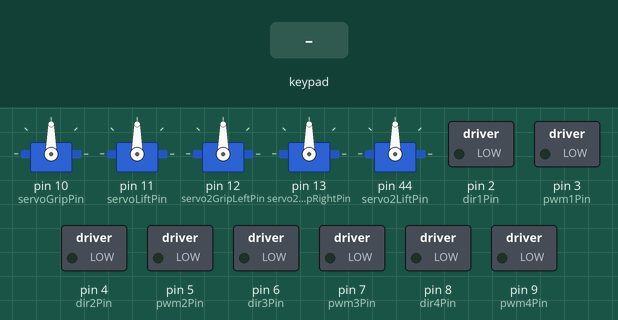
Simulated run of this sketch. Board: Arduino Mega 2560, built with avr-gcc and run on an emulated ATmega2560. On the bench: 5 × servo, switched loads named in the sketch (green lamp = pin HIGH). The test bench sets the inputs (shaded band). What the sketch prints to the serial monitor is not drawn.

Above: at 1.2 s.
1.3 s: key 'U' pressed
At 1.5 s:
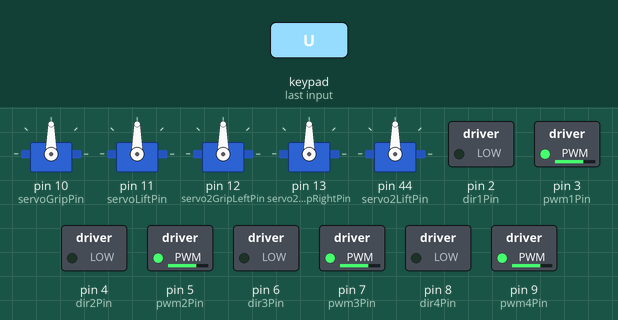
3.2 s: key 'D' pressed
At 3.4 s:
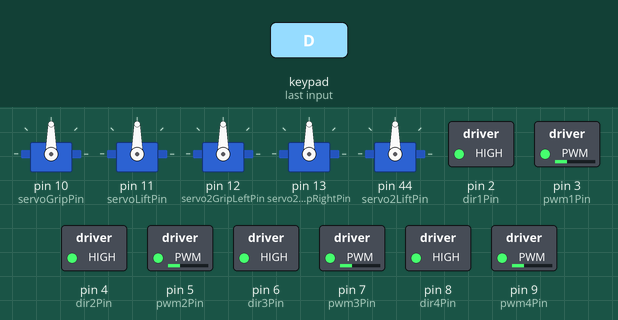
5.1 s: key 'L' pressed
At 5.3 s:
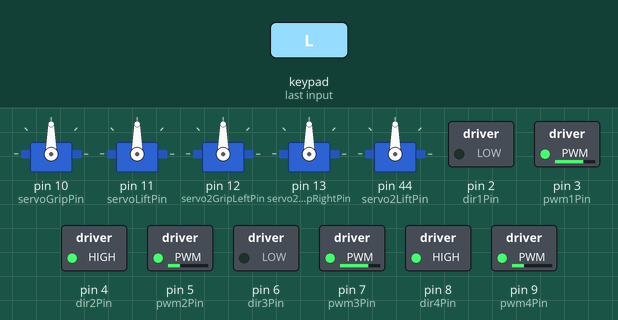
7.0 s: key 'R' pressed
At 7.2 s:
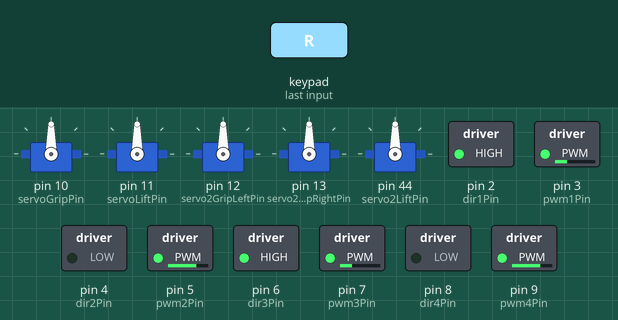
8.9 s: key 'X' pressed
At 10.0 s:
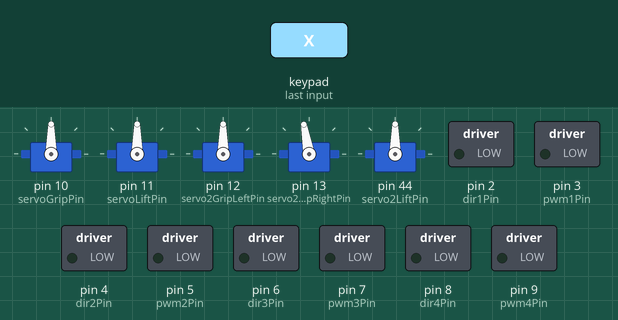
10.4 s: key 'O' pressed
At 11.2 s:
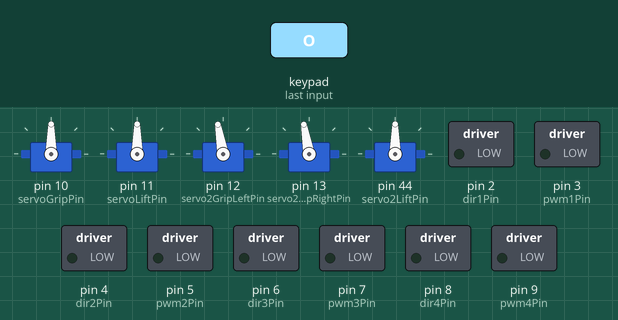
Timing chart, 0 to 12.9 s (numbered marks = the images above; inputs shaded):
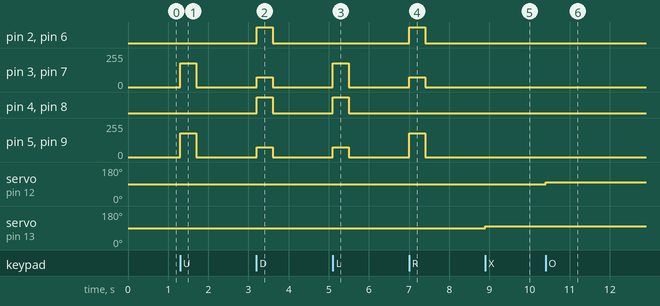

The sketch:

manual_robot_code.ino
```cpp
//Project : Manual Robot Baronas 2024
//Board   : Arduino Mega
//Author  : Helda Pratama

#include "hardware.h"
#include "motor.h"

void setup() {
  hardwareInit();
}

void loop() {
  ps2x.read_gamepad(false, vibrate);
  readAnalogStick();

  //Motor Drive
  if (key_r1) {
    if (key_r2) runningSpeed = 200;
    else runningSpeed = 180;
  } else if (key_r2) runningSpeed = 250;
  else runningSpeed = 180;

  if (key_up || analog.ly > 30) vx = runningSpeed;
  else if (key_down || analog.ly < -30) vx = -runningSpeed;
  else vx = 0;

  if (key_right || analog.lx < -30) vy = runningSpeed;
  else if (key_left || analog.lx > 30) vy = -runningSpeed;
  else vy = 0;

  if (analog.rx < -30) vphi = runningSpeed;
  else if (analog.rx > 30) vphi = -runningSpeed;
  else vphi = 0;

  omniDrive(vx, vy, vphi);

  //Servo Drive
  if (key_triangle) {
    if (gripKubus) {
      servoGrip.write(160);
      gripKubus = false;
      delay(10);
    } else {
      servoGrip.write(60);
      gripKubus = true;
      delay(10);
    }
  }

  if (key_square) {
    if (liftBola) {
      servo2Lift.write(60);  //turun
      liftBola = false;
      delay(10);
    } else {
      servo2Lift.write(150);  //naik
      liftBola = true;
      delay(10);
    }
  }

  if (key_circle) {
    if (gripBola1) {
      servo2GripLeft.write(30);  //buka
      gripBola1 = false;
      delay(30);
    } else {
      servo2GripLeft.write(100);  //tutup
      gripBola1 = true;
      delay(30);
    }
  }

  if (key_cross) {
    if (gripBola2) {
      servo2GripRight.write(30);  //buka
      gripBola2 = false;
      delay(10);
    } else {
      servo2GripRight.write(100);  //tutup
      gripBola2 = true;
      delay(10);
    }
  }

  if (key_l1) {
    jumlahTekanL1++;
    if (jumlahTekanL1 == 1) {
      servoLift.write(90);
      delay(10);
    } else if (jumlahTekanL1 == 2) {
      servoLift.write(160);
      delay(10);

      jumlahTekanL1 = 0;
    }
  }

  if (key_l2) {
    servoLift.write(50);
    delay(10);
  }

}
```

hardware.h
```cpp
/*Hardware Pinout

  Stik PS
  data    14
  cmd     15
  clk     16
  att     17

  Motor Omni
  motor1 enable 2
  motor1 pwm    3
  motor2 enable 4
  motor2 pwm    5
  motor3 enable 6
  motor3 pwm    7
  motor4 enable 8
  motor4 pwm    9

  Servo
  servo grip    10
  servo lift    11

*/

//PS2
#include <PS2X_lib.h>
#define dataPin 14
#define cmdPin 15
#define attPin 17
#define clkPin 16
#define pressures false
#define rumble false
PS2X ps2x;
int error = 0;
byte type = 0;
byte vibrate = 0;

#define key_start (ps2x.Button(PSB_START))
#define key_select (ps2x.Button(PSB_SELECT))
#define key_up (ps2x.Button(PSB_PAD_UP))
#define key_right (ps2x.Button(PSB_PAD_RIGHT))
#define key_left (ps2x.Button(PSB_PAD_LEFT))
#define key_down (ps2x.Button(PSB_PAD_DOWN))
#define key_l3 (ps2x.Button(PSB_L3))
#define key_r3 (ps2x.Button(PSB_R3))
#define key_l1 (ps2x.ButtonPressed(PSB_L1))
#define key_r1 (ps2x.Button(PSB_R1))
#define key_l2 (ps2x.Button(PSB_L2))
#define key_r2 (ps2x.Button(PSB_R2))
#define key_triangle (ps2x.ButtonPressed(PSB_TRIANGLE))
#define key_circle (ps2x.ButtonPressed(PSB_CIRCLE))
#define key_cross (ps2x.ButtonPressed(PSB_CROSS))
#define key_square (ps2x.ButtonPressed(PSB_SQUARE))

int key_analog_up = 0;
int key_analog_down = 0;
int key_analog_left = 0;
int key_analog_right = 0;

struct {
  int lx;
  int ly;
  int rx;
  int ry;
} analog;

void readAnalogStick() {
  analog.ly = 128 - (ps2x.Analog(PSS_LY));
  analog.lx = 128 - (ps2x.Analog(PSS_LX));
  analog.ry = 128 - (ps2x.Analog(PSS_RY));
  analog.rx = 128 - (ps2x.Analog(PSS_RX));
}

//Motor Omni
#define dir1Pin 2
#define pwm1Pin 3
#define dir2Pin 4
#define pwm2Pin 5
#define dir3Pin 6
#define pwm3Pin 7
#define dir4Pin 8
#define pwm4Pin 9
int runningSpeed, vx, vy, vphi;

//Servo
#include <Servo.h>
#define servoGripPin 10
#define servoLiftPin 11
#define servo2GripLeftPin 12
#define servo2GripRightPin 13
#define servo2LiftPin 44
Servo servoGrip;
Servo servoLift;
Servo servo2GripLeft;
Servo servo2GripRight;
Servo servo2Lift;

const int grip2LeftTake = 50;
const int grip2LeftRelease = 100;
const int grip2RightTake = 50;
const int grip2RightRelease = 100;

static bool gripKubus = false;
static bool liftBola = false;
static bool gripBola1 = false;
static bool gripBola2 = false;

int servoGripState = 90;
int gripLeftState = 0;
int gripRightState = 0;

int jumlahTekanL1 = 0;

void hardwareInit() {
  Serial.begin(9600);
  pinMode(dir1Pin, OUTPUT);
  pinMode(dir2Pin, OUTPUT);
  pinMode(dir3Pin, OUTPUT);
  pinMode(dir4Pin, OUTPUT);
  digitalWrite(dir1Pin, 0);
  digitalWrite(dir2Pin, 0);
  digitalWrite(dir3Pin, 0);
  digitalWrite(dir4Pin, 0);

  servoGrip.attach(servoGripPin);
  servoLift.attach(servoLiftPin);
  servo2GripLeft.attach(servo2GripLeftPin);
  servo2GripRight.attach(servo2GripRightPin);
  servo2Lift.attach(servo2LiftPin);

atas:
  Serial.println("Find Controller");
  error = ps2x.config_gamepad(clkPin, cmdPin, attPin, dataPin, pressures, rumble);
  if (error != 0) {
    delay(1000);
    goto atas;
  }
  int type = ps2x.readType();
  switch (type) {
    case 0: Serial.println("Unknown Controller type found "); break;
    case 1: Serial.println("DualShock Controller found "); break;
    case 2: Serial.println("GuitarHero Controller found "); break;
    case 3: Serial.println("Wireless Sony DualShock Controller found "); break;
  }
  Serial.println("OK Detected");
}
```

motor.h
```cpp
void setMotor(int speed1, int speed2, int speed3, int speed4) {
  if (speed1 < 0) {
    speed1 = 255 + speed1;
    digitalWrite(dir1Pin, 1);
  }
  else digitalWrite(dir1Pin, 0);
  if (speed2 < 0) {
    speed2 = 255 + speed2;
    digitalWrite(dir2Pin, 1);
  }
  else digitalWrite(dir2Pin, 0);
  if (speed3 < 0) {
    speed3 = 255 + speed3;
    digitalWrite(dir3Pin, 1);
  }
  else digitalWrite(dir3Pin, 0);
  if (speed4 < 0) {
    speed4 = 255 + speed4;
    digitalWrite(dir4Pin, 1);
  }
  else digitalWrite(dir4Pin, 0);
  if (speed1 > 255) speed1 = 255;
  if (speed2 > 255) speed2 = 255;
  if (speed3 > 255) speed3 = 255;
  if (speed4 > 255) speed4 = 255;
  analogWrite(pwm1Pin, speed1);
  analogWrite(pwm2Pin, speed2);
  analogWrite(pwm3Pin, speed3);
  analogWrite(pwm4Pin, speed4);
}

void omniDrive(int vx, int vy, int v_phi) {
  int m1 = vx + (-(vy)) + (-(v_phi * 0.8));
  int m2 = vx + vy + (-(v_phi * 0.8));
  int m3 = vx + (-(vy)) + (v_phi * 0.8);
  int m4 = vx + vy + (v_phi * 0.8);
  setMotor(m1, m2, m3, m4);
}
```

Measured:
- after the input at 1.3 s, pin 3 (pwm1Pin), pin 5 (pwm2Pin), pin 7 (pwm3Pin), pin 9 (pwm4Pin): 0/255 → 180/255 at once, → 0/255 0.40 s later
- after the input at 3.2 s, pin 2 (dir1Pin), pin 4 (dir2Pin), pin 6 (dir3Pin), pin 8 (dir4Pin): LOW → HIGH at once, → LOW 0.40 s later; pin 3 (pwm1Pin), pin 5 (pwm2Pin), pin 7 (pwm3Pin), pin 9 (pwm4Pin): 0/255 → 75/255 at once, → 0/255 0.40 s later
- after the input at 5.1 s, pin 3 (pwm1Pin), pin 7 (pwm3Pin): 0/255 → 180/255 at once, → 0/255 0.40 s later; pin 4 (dir2Pin), pin 8 (dir4Pin): LOW → HIGH at once, → LOW 0.40 s later; pin 5 (pwm2Pin), pin 9 (pwm4Pin): 0/255 → 75/255 at once, → 0/255 0.40 s later
- after the input at 7.0 s, pin 2 (dir1Pin), pin 6 (dir3Pin): LOW → HIGH at once, → LOW 0.40 s later; pin 3 (pwm1Pin), pin 7 (pwm3Pin): 0/255 → 75/255 at once, → 0/255 0.40 s later; pin 5 (pwm2Pin), pin 9 (pwm4Pin): 0/255 → 180/255 at once, → 0/255 0.40 s later
- after the input at 8.9 s, servo on pin 13 (servo2GripRightPin): 90° → 100° at once
- after the input at 10.4 s, servo on pin 12 (servo2GripLeftPin): 90° → 100° at once
